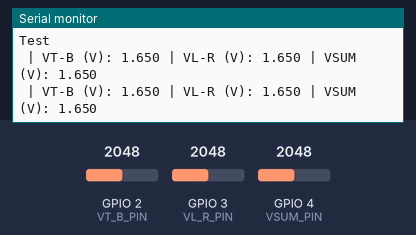
A sketch run on a simulated ESP32. On the bench: the last lines printed to the serial monitor. The inputs (shaded band) are chosen by the test bench; at power-on: GPIO 2 (VT_B_PIN) = 2048, GPIO 3 (VL_R_PIN) = 2048, GPIO 4 (VSUM_PIN) = 2048.

Above: at 1.8 s.
1.9 s: GPIO 2 (VT_B_PIN) set to 2866
At 2.4 s:
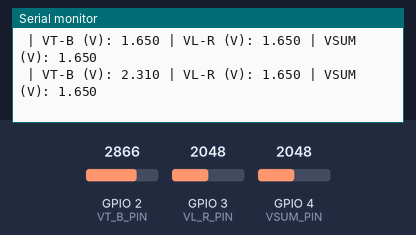
3.4 s: GPIO 3 (VL_R_PIN) set to 2866
At 4.7 s:
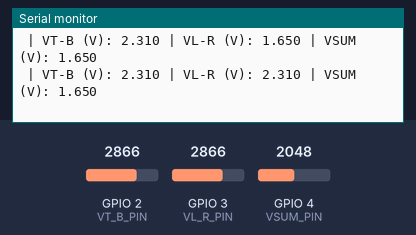
4.9 s: GPIO 4 (VSUM_PIN) set to 2866
At 5.8 s:
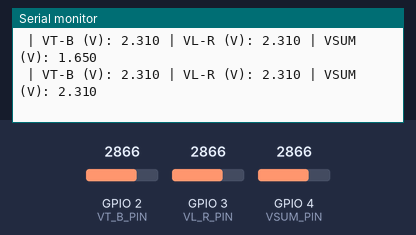
6.4 s: GPIO 2 (VT_B_PIN) set to 3603
At 7.5 s:
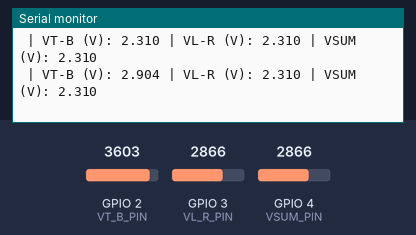
7.9 s: GPIO 3 (VL_R_PIN) set to 3603
At 8.8 s:
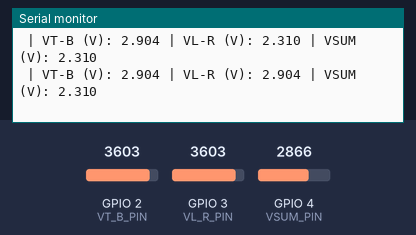
9.4 s: GPIO 4 (VSUM_PIN) set to 3603
At 10.8 s:
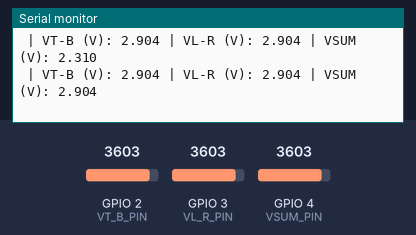
Timing chart, 0 to 11.9 s (numbered marks = the images above; inputs shaded):
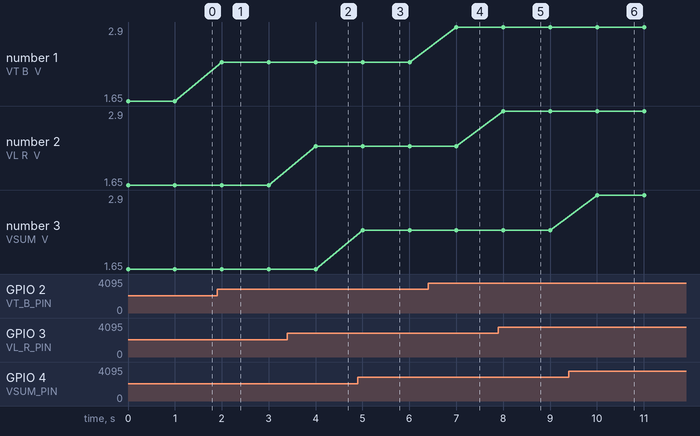

Measured:
- after the input at 1.9 s, the serial monitor: prints a new line after 0.10 s (image 1)
- after the input at 3.4 s, the serial monitor: prints a new line after 0.60 s (image 2)
- after the input at 4.9 s, the serial monitor: prints a new line after 0.10 s (image 3)
- after the input at 6.4 s, the serial monitor: prints a new line after 0.61 s (image 4)
- after the input at 7.9 s, the serial monitor: prints a new line after 0.11 s (image 5)
- after the input at 9.4 s, the serial monitor: prints a new line after 0.61 s (image 6)
- plotted number 1: 1.65 → 2.31 after the input at 1.9 s, 2.31 → 2.9 after the input at 6.4 s

The sketch:

breath_sensor.ino
```cpp
int VT_B_PIN = 2;
int VL_R_PIN = 3;
int VSUM_PIN = 4;


const int ADC_RESOLUTION = 4095;
const float ADC_VOLTAGE_MAX = 3.3;

void setup() {
  Serial.begin(115200);
  Serial.println("Test");
  analogSetAttenuation(ADC_11db);
}

void loop() {
  // Read raw analog values from the ADC pins
  int rawVtB = analogRead(VT_B_PIN);
  int rawVlR = analogRead(VL_R_PIN);
  int rawVSum = analogRead(VSUM_PIN);

  // Convert raw ADC values to voltage (0-3.3V)
  float voltageVtB = (float)rawVtB * ADC_VOLTAGE_MAX / ADC_RESOLUTION;
  float voltageVlR = (float)rawVlR * ADC_VOLTAGE_MAX / ADC_RESOLUTION;
  float voltageVSum = (float)rawVSum * ADC_VOLTAGE_MAX / ADC_RESOLUTION;

  float originalVtB = mapFloat(voltageVtB, 0.0, ADC_VOLTAGE_MAX, -3.0, 3.0);
  float originalVlR = mapFloat(voltageVlR, 0.0, ADC_VOLTAGE_MAX, -3.0, 3.0);
  float originalVSum = mapFloat(voltageVSum, 0.0, ADC_VOLTAGE_MAX, -3.0, 3.0);


  // Serial.print("VT-B (raw): ");
  // Serial.print(rawVtB);
  Serial.print(" | VT-B (V): ");
  Serial.print(voltageVtB, 3);
  // Serial.print(" | VT-B (Original V): ");
  // Serial.print(originalVtB, 3);

  // Serial.print(" | VL-R (raw): ");
  // Serial.print(rawVlR);
  Serial.print(" | VL-R (V): ");
  Serial.print(voltageVlR, 3);
  // Serial.print(" | VL-R (Original V): ");
  // Serial.print(originalVlR, 3);

  // Serial.print(" | VSUM (raw): ");
  // Serial.print(rawVSum);
  Serial.print(" | VSUM (V): ");
  Serial.print(voltageVSum, 3);
  Serial.println();
  // Serial.print(" | VSUM (Original V): ");
  // Serial.println(originalVSum, 3);
  // Serial.println();

  delay(1000);
}

float mapFloat(float x, float in_min, float in_max, float out_min, float out_max) {
  return (x - in_min) * (out_max - out_min) / (in_max - in_min) + out_min;
}
```
